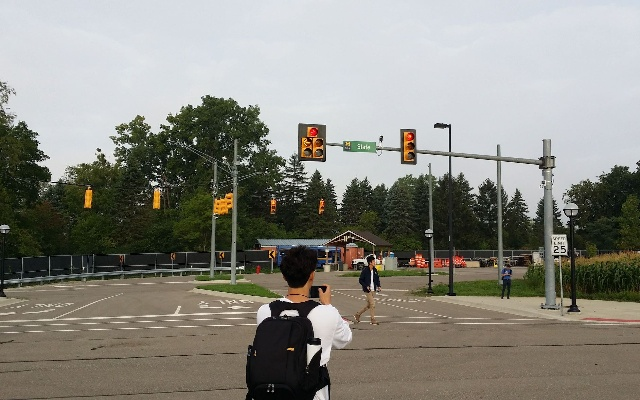
#> input picture traffic_lights/1.jpg, 640 x 400 px, found by its file name; the run also reads 1 picture not shown here
$ python detect.py
#> lines starting #> are read from the running program, lines starting #| are printed output that depends on the picture; after the words box and inside, x2 and y2 are one past the last pixel; in counts of white or black regions, pixels touching at a corner belong together; long printed decimals are rounded
import numpy as np
import cv2 as cv


def arrow_direction(arrowROI):
    height, width = arrowROI.shape

    width_cutoff = width // 2
    s1 = arrowROI[:, :width_cutoff]
    s2 = arrowROI[:, width_cutoff:]

    left = cv.countNonZero(s1)
    right = cv.countNonZero(s2)

    return int(left > right)


def arrow_detection(img_gray, debug=False):
    mask = cv.blur(img_gray, (1, 1))

    if debug:
        cv.imshow('Bilateral', mask)
        cv.waitKey(0)

    kernel = np.ones((1, 1), np.uint8)
    mask = cv.morphologyEx(mask, cv.MORPH_CLOSE, kernel)

    if debug:
        cv.imshow('Morph', mask)
        cv.waitKey(0)

    contours, hierarchy = cv.findContours(mask, cv.RETR_EXTERNAL, cv.CHAIN_APPROX_SIMPLE)

    test_img = np.zeros((mask.shape[0], mask.shape[1], 3), np.uint8)
    contour_image = np.zeros((mask.shape[0], mask.shape[1], 3), np.uint8)

    if debug:
        cv.imshow('Contours', cv.drawContours(contour_image, contours, -1, (255, 255, 255)))
        cv.waitKey(0)

    print("=" * 8)

    for c in contours:
        approx = cv.approxPolyDP(c, 10.0, True)
        area = cv.contourArea(c)
        x, y, w, h = cv.boundingRect(c)
        aspect_ratio = float(w) / h

        print("Ratio: %f, Area %f, Sides: %d" % (aspect_ratio, area, len(approx)))

        if (len(approx) == 3) & (area > 30) & (abs(aspect_ratio - 1) < 0.75):
            cv.drawContours(test_img, [c], 0, (255, 255, 255), cv.FILLED)
            x, y, width, height = cv.boundingRect(c)
            roi = mask[y:y + height, x:x + width]
            cv.imshow("ASD", roi)
            cv.waitKey(0)

            direction = arrow_direction(roi)
            return direction

    return -1


def bulb_detection(mask, debug=False):
    mask = cv.blur(mask, (1, 1))

    if debug:
        cv.imshow('Bilateral', mask)
        cv.waitKey(0)

    kernel = np.ones((1, 1), np.uint8)
    mask = cv.morphologyEx(mask, cv.MORPH_CLOSE, kernel)

    if debug:
        cv.imshow('Morph', mask)
        cv.waitKey(0)

    contours, hierarchy = cv.findContours(mask, cv.RETR_EXTERNAL, cv.CHAIN_APPROX_SIMPLE)

    test_img = np.zeros((mask.shape[0], mask.shape[1], 3), np.uint8)
    contour_image = np.zeros((mask.shape[0], mask.shape[1], 3), np.uint8)

    if debug:
        cv.imshow('Contours', cv.drawContours(contour_image, contours, -1, (255, 255, 255)))
        cv.waitKey(0)

    print("=" * 8)

    for c in contours:
        approx = cv.approxPolyDP(c, 0.01 * cv.arcLength(c, True), True)
        area = cv.contourArea(c)
        x, y, w, h = cv.boundingRect(c)
        aspect_ratio = float(w) / h

        print("Ratio: %f, Area %f, Sides: %d" % (aspect_ratio, area, len(approx)))

        if (len(approx) >= 4) & (area > 30) & (abs(aspect_ratio - 1) < 0.75):
            cv.drawContours(test_img, [c], 0, (255, 255, 255), cv.FILLED)

    if debug:
        cv.imshow("Bulbs", test_img)
        cv.waitKey(0)

    return cv.cvtColor(test_img, cv.COLOR_BGR2GRAY)


def detect_traffic_lights(img, x, y, x2, y2, img_name="test", ground_truth_class="Green", debug=False):
#> called with x = 301, y = 126, x2 = 323, y2 = 158, img_name = 'traffic_lights_1_1', ground_truth_class = 'Red', debug = False
    original = img
#> original is the input picture: shape (400, 640, 3); mean B, G, R 127.3, 135.4, 136.5

    wb = cv.xphoto.createGrayworldWB()
    wb.setSaturationThreshold(0.99)
    img = wb.balanceWhite(img)

    img = img[y:y2, x:x2]
#> img: shape (32, 22, 3)
    crop = img

    if debug:
        cv.imshow("original", img)
        cv.waitKey(0)

    hsv = cv.cvtColor(img, cv.COLOR_BGR2HSV)
#> hsv: shape (32, 22, 3); mean H, S, V 16.1, 159.7, 124.9

    # color range
    lower_red1 = np.array([0, 100, 100])
    upper_red1 = np.array([10, 255, 255])
    lower_red2 = np.array([160, 175, 100])
    upper_red2 = np.array([180, 255, 255])
    lower_green = np.array([40, 20, 100])
    upper_green = np.array([90, 255, 255])
    lower_yellow = np.array([10, 30, 225])
    upper_yellow = np.array([40, 255, 255])
    mask1 = cv.inRange(hsv, lower_red1, upper_red1)
#> mask1: shape (32, 22); 9.2% white in thin lines or dots, all inside (x1, y1, x2, y2) = (6, 2, 18, 22)
    mask2 = cv.inRange(hsv, lower_red2, upper_red2)
#> mask2: shape (32, 22); 1.7% white in thin lines or dots, all inside (x1, y1, x2, y2) = (11, 4, 16, 8)
    maskg = cv.inRange(hsv, lower_green, upper_green)
#> maskg: shape (32, 22); every value is 0
    masky = cv.inRange(hsv, lower_yellow, upper_yellow)
#> masky: shape (32, 22); 3.3% white in thin lines or dots, all inside (x1, y1, x2, y2) = (2, 2, 18, 23)
    maskr = cv.add(mask1, mask2)
#> maskr: shape (32, 22); 10.9% white; 8 white regions (7 under 20 px)
    maskg = cv.blur(maskg, (2, 2))
    masky = cv.blur(masky, (2, 2))
    maskr = cv.blur(maskr, (2, 2))

    if debug:
        cv.imshow('GMask', maskg)
        cv.imshow('RMask', maskr)
        cv.imshow('YMask', masky)
        cv.waitKey(0)

    dir_g = arrow_detection(maskg, debug=debug)
#> in arrow_detection, `contours, hierarchy = cv.findContours(mask, cv.RETR_EXTERNAL, cv.CHAIN..`: contours = []
#> after the loop in arrow_detection, `for c in contours:`: test_img: shape (32, 22, 3); every value is 0
#> dir_g = -1
    dir_r = arrow_detection(maskr, debug=debug)
#> in arrow_detection (call 2), `contours, hierarchy = cv.findContours(mask, cv.RETR_EXTERNAL, cv.CHAIN..`: contours = 3 contours, 2 with area under 20; largest, box (x1, y1, x2, y2) and area: (8, 2, 18, 14) 69
#> the loop in arrow_detection (call 2), `for c in contours:` made 3 passes
#> (approx, area, w, h, aspect_ratio) on pass 3: ([[17, 2], [8, 13]], 69, 10, 12, 0.833)
#| Ratio: 0.7143, Area 12.500, Sides: 1
#| Ratio: 0.5714, Area 9.500, Sides: 1
#| Ratio: 0.8333, Area 69.000, Sides: 2
#> dir_r = -1
    dir_y = arrow_detection(masky, debug=debug)
#> in arrow_detection (call 3), `contours, hierarchy = cv.findContours(mask, cv.RETR_EXTERNAL, cv.CHAIN..`: contours = 5 contours, all with area under 20
#> dir_y = -1

    y_bulbs = bulb_detection(masky, debug=debug)
#> in bulb_detection, `contours, hierarchy = cv.findContours(mask, cv.RETR_EXTERNAL, cv.CHAIN..`: contours = 5 contours, all with area under 20
#> the loop in bulb_detection, `for c in contours:` made 5 passes
#> (area, x, y, w, h, aspect_ratio) on passes 3 to 5: (17, 3, 14, 6, 7, 0.857), (5.5, 12, 12, 4, 6, 0.667), (4.5, 8, 2, 3, 4, 0.75)
#> (approx, area, x, y, w, h, aspect_ratio) on passes 1 to 2: ([[2, 22], [2, 23], [5, 23], [5, 22]], 3, 2, 22, 4, 2, 2), ([[15, 21], [15, 22], [18, 22], [18, 21]], 3, 15, 21, 4, 2, 2)
#| Ratio: 2.000, Area 3.000, Sides: 4
#| Ratio: 2.000, Area 3.000, Sides: 4
#| Ratio: 0.8571, Area 17.000, Sides: 13
#| Ratio: 0.6667, Area 5.500, Sides: 11
#| Ratio: 0.75, Area 4.500, Sides: 6
    g_bulbs = bulb_detection(maskg, debug=debug)
    r_bulbs = bulb_detection(maskr, debug=debug)
#> call 3 of bulb_detection, with debug = False
#> in bulb_detection (call 3), `contours, hierarchy = cv.findContours(mask, cv.RETR_EXTERNAL, cv.CHAIN..`: contours = 3 contours, 2 with area under 20; largest, box (x1, y1, x2, y2) and area: (8, 2, 18, 14) 69
#> the loop in bulb_detection (call 3), `for c in contours:` made 3 passes
#> (area, x, y, w, h, aspect_ratio) on pass 3: (69, 8, 2, 10, 12, 0.833)
#| Ratio: 0.7143, Area 12.500, Sides: 11
#| Ratio: 0.5714, Area 9.500, Sides: 13
#| Ratio: 0.8333, Area 69.000, Sides: 16
#> after the loop in bulb_detection (call 3), `for c in contours:`:
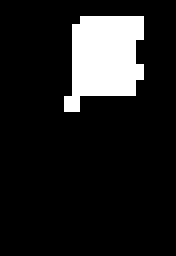
#> test_img: shape (32, 22, 3) (shown 8 times larger); 12.5% white; 1 white region, box (x1, y1, x2, y2) and area: (8, 2, 18, 14) 88
#> in bulb_detection (call 3), `return cv.cvtColor(test_img, cv.COLOR_BGR2GRAY)`: returned value: shape (32, 22); 12.5% white; 1 white region

    all_bulbs = np.zeros(y_bulbs.shape, np.uint8)
    all_bulbs += y_bulbs
    all_bulbs += g_bulbs
    all_bulbs += r_bulbs

    if debug:
        cv.imshow('asd', all_bulbs)
        cv.waitKey(0)

    y_pixels = cv.countNonZero(y_bulbs)
#> y_pixels = 0
    g_pixels = cv.countNonZero(g_bulbs)
#> g_pixels = 0
    r_pixels = cv.countNonZero(r_bulbs)
#> r_pixels = 88

    names = ["Red", "Yellow", "Green"]
    vals = [r_pixels, y_pixels, g_pixels]
#> vals = [88, 0, 0]
    directions = ["Left", "Right"]

    class_idx = np.argmax(vals)
#> class_idx = 0
    print("Classification: %s" % names[class_idx])
#| Classification: Red

    font = cv.FONT_HERSHEY_SIMPLEX
#> font = 0
    fontScale = 1 * crop.shape[0] / 100
#> fontScale = 0.32
    thickness = 2

    scale_percent = 20  # percent of original size
    width = int(crop.shape[1] * scale_percent)
#> width = 440
    height = int(crop.shape[0] * scale_percent)
#> height = 640
    dim = (width, height)
#> dim = (440, 640)
    # resize image
    resized = cv.resize(crop, dim, interpolation=cv.INTER_AREA)

    resized = cv.putText(resized, 'Ground Truth: %s' % ground_truth_class, (0, 30), font,
                         fontScale, (0, 255, 0), thickness, cv.LINE_AA)
    resized = cv.putText(resized, 'Prediction: %s' % names[class_idx], (0, 60), font,
                         fontScale, (0, 255, 0), thickness, cv.LINE_AA)

    if dir_g >= 0:
        resized = cv.putText(resized, 'Green Arrow: %s' % directions[dir_g], (0, 90), font,
                             fontScale, (0, 255, 0), thickness, cv.LINE_AA)

    if dir_r >= 0:
        resized = cv.putText(resized, 'Red Arrow: %s' % directions[dir_r], (0, 90), font,
                             fontScale, (0, 255, 0), thickness, cv.LINE_AA)

    if dir_y >= 0:
        resized = cv.putText(resized, 'Yellow Arrow: %s' % directions[dir_y], (0, 90), font,
                             fontScale, (0, 255, 0), thickness, cv.LINE_AA)

    cv.imwrite("results/%s_results.png" % img_name, all_bulbs)
    cv.imwrite("results/%s_original.png" % img_name, original)
    cv.imwrite("results/%s_crop.png" % img_name, resized)

    f = open("results/%s_results.txt" % img_name, "w")
    f.write("\nPredicted Class: %s" % names[class_idx])
    f.write("\nTrue Class: %s" % ground_truth_class)
    f.close()


if __name__ == '__main__':
    # traffic_lights/1.jpg
    # Class: Red
    detect_traffic_lights(cv.imread("traffic_lights/1.jpg"), x=301, y=126, x2=323, y2=158,
                          img_name="traffic_lights_1_1", ground_truth_class="Red")
    detect_traffic_lights(cv.imread("traffic_lights/1.jpg"), x=403, y=129, x2=413, y2=162,
                          img_name="traffic_lights_1_2", ground_truth_class="Red")
#> in arrow_detection (call 5), `contours, hierarchy = cv.findContours(mask, cv.RETR_EXTERNAL, cv.CHAIN..`: contours = 2 contours, 1 with area under 20; largest, box (x1, y1, x2, y2) and area: (4, 2, 10, 15) 46
#> in arrow_detection (call 6), `contours, hierarchy = cv.findContours(mask, cv.RETR_EXTERNAL, cv.CHAIN..`: contours = 3 contours, all with area under 20
#> in bulb_detection (call 6), `contours, hierarchy = cv.findContours(mask, cv.RETR_EXTERNAL, cv.CHAIN..`: contours = 2 contours, 1 with area under 20; largest, box (x1, y1, x2, y2) and area: (4, 2, 10, 15) 46
#| Classification: Red

    # traffic_lights/2.jpg
    # Class: Red
    detect_traffic_lights(cv.imread("traffic_lights/2.jpg"), x=235, y=36, x2=251, y2=83,
                          img_name="traffic_lights_2_1", ground_truth_class="Red")
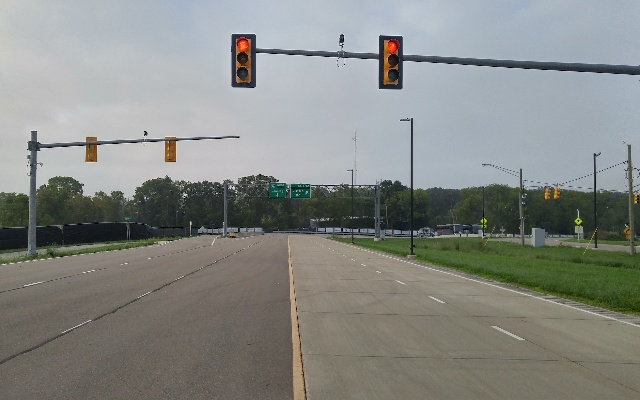
#> input picture traffic_lights/2.jpg, 640 x 400 px, found by its file name
#> in detect_traffic_lights, original is the input picture: shape (400, 640, 3); mean B, G, R 132.1, 136.3, 133.7
#> in arrow_detection (call 8), `contours, hierarchy = cv.findContours(mask, cv.RETR_EXTERNAL, cv.CHAIN..`: contours = 3 contours, 2 with area under 20; largest, box (x1, y1, x2, y2) and area: (0, 2, 16, 19) 156
#> in arrow_detection (call 9), `contours, hierarchy = cv.findContours(mask, cv.RETR_EXTERNAL, cv.CHAIN..`: contours = 1 contour; box (x1, y1, x2, y2) and area: (5, 7, 11, 14) 20
#> in bulb_detection (call 9), `contours, hierarchy = cv.findContours(mask, cv.RETR_EXTERNAL, cv.CHAIN..`: contours = 3 contours, 2 with area under 20; largest, box (x1, y1, x2, y2) and area: (0, 2, 16, 19) 156
#| Classification: Red
    detect_traffic_lights(cv.imread("traffic_lights/2.jpg"), x=384, y=38, x2=401, y2=85,
                          img_name="traffic_lights_2_2", ground_truth_class="Red")
#> in arrow_detection (call 11), `contours, hierarchy = cv.findContours(mask, cv.RETR_EXTERNAL, cv.CHAIN..`: contours = 2 contours, 1 with area under 20; largest, box (x1, y1, x2, y2) and area: (3, 3, 14, 18) 114
#| Classification: Red

    # traffic_lights/3.jpg
    # Class: Green
    detect_traffic_lights(cv.imread("traffic_lights/3.jpg"), x=257, y=67, x2=273, y2=109,
                          img_name="traffic_lights_3_1", ground_truth_class="Green")
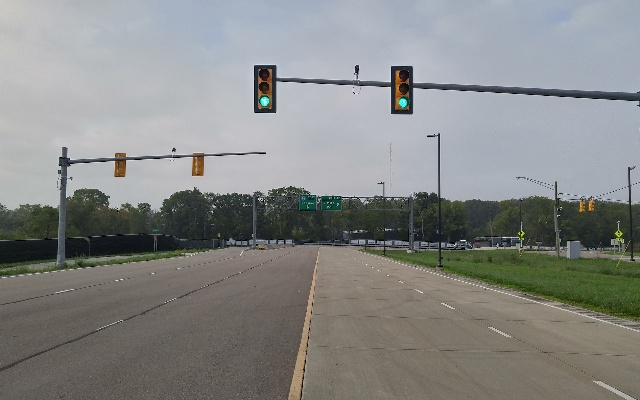
#> input picture traffic_lights/3.jpg, 640 x 400 px, found by its file name
#> in detect_traffic_lights, original is the input picture: shape (400, 640, 3); mean B, G, R 133.8, 135.6, 134
#> in arrow_detection (call 13), `contours, hierarchy = cv.findContours(mask, cv.RETR_EXTERNAL, cv.CHAIN..`: contours = 1 contour; box (x1, y1, x2, y2) and area: (0, 29, 14, 42) 102
#> in arrow_detection (call 14), `contours, hierarchy = cv.findContours(mask, cv.RETR_EXTERNAL, cv.CHAIN..`: contours = 4 contours, all with area under 20
#> in bulb_detection (call 14), `contours, hierarchy = cv.findContours(mask, cv.RETR_EXTERNAL, cv.CHAIN..`: contours = 1 contour; box (x1, y1, x2, y2) and area: (0, 29, 14, 42) 102
#> in bulb_detection (call 15), `contours, hierarchy = cv.findContours(mask, cv.RETR_EXTERNAL, cv.CHAIN..`: contours = 4 contours, all with area under 20
#| Classification: Green
    detect_traffic_lights(cv.imread("traffic_lights/3.jpg"), x=395, y=70, x2=411, y2=110,
                          img_name="traffic_lights_3_2", ground_truth_class="Green")
#> in arrow_detection (call 16), `contours, hierarchy = cv.findContours(mask, cv.RETR_EXTERNAL, cv.CHAIN..`: contours = 1 contour; box (x1, y1, x2, y2) and area: (3, 28, 15, 40) 78
#> in arrow_detection (call 17), `contours, hierarchy = cv.findContours(mask, cv.RETR_EXTERNAL, cv.CHAIN..`: contours = 2 contours, all with area under 20
#> in bulb_detection (call 17), `contours, hierarchy = cv.findContours(mask, cv.RETR_EXTERNAL, cv.CHAIN..`: contours = 1 contour; box (x1, y1, x2, y2) and area: (3, 28, 15, 40) 78
#> in bulb_detection (call 18), `contours, hierarchy = cv.findContours(mask, cv.RETR_EXTERNAL, cv.CHAIN..`: contours = 2 contours, all with area under 20
#| Classification: Green

    # traffic_lights/4.jpg
    # Class: Red
    detect_traffic_lights(cv.imread("traffic_lights/4.jpg"), x=283, y=82, x2=298, y2=115,
                          img_name="traffic_lights_4_1", ground_truth_class="Red")
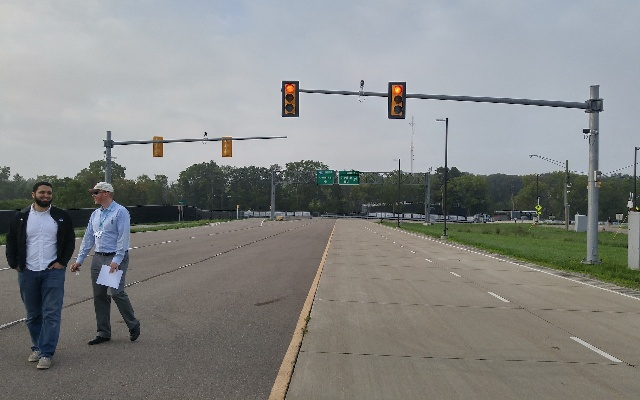
#> input picture traffic_lights/4.jpg, 640 x 400 px, found by its file name
#> in detect_traffic_lights, original is the input picture: shape (400, 640, 3); mean B, G, R 133.8, 135.4, 133.5
#> in arrow_detection (call 20), `contours, hierarchy = cv.findContours(mask, cv.RETR_EXTERNAL, cv.CHAIN..`: contours = 1 contour; box (x1, y1, x2, y2) and area: (2, 2, 13, 14) 88
#> in arrow_detection (call 21), `contours, hierarchy = cv.findContours(mask, cv.RETR_EXTERNAL, cv.CHAIN..`: contours = 1 contour; box (x1, y1, x2, y2) and area: (4, 4, 11, 11) 28
#> in bulb_detection (call 21), `contours, hierarchy = cv.findContours(mask, cv.RETR_EXTERNAL, cv.CHAIN..`: contours = 1 contour; box (x1, y1, x2, y2) and area: (2, 2, 13, 14) 88
#> in detect_traffic_lights (call 7), `g_pixels = cv.countNonZero(g_bulbs)`: g_pixels = 0
#> in detect_traffic_lights (call 7), `r_pixels = cv.countNonZero(r_bulbs)`: r_pixels = 109
#> in detect_traffic_lights (call 7), `vals = [r_pixels, y_pixels, g_pixels]`: vals = [109, 0, 0]
#> in detect_traffic_lights (call 7), `class_idx = np.argmax(vals)`: class_idx = 0
#| Classification: Red
#> in detect_traffic_lights (call 7), `resized = cv.putText(resized, 'Prediction: %s' % names[class_idx], (0,..`:
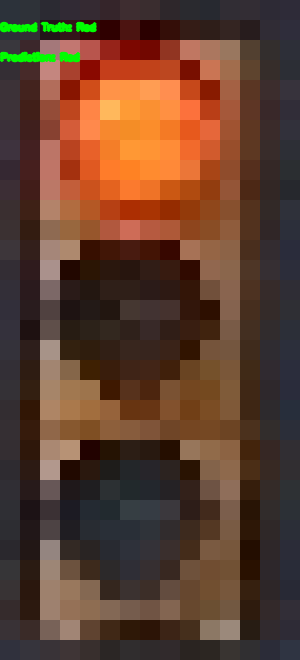
#> resized: shape (660, 300, 3); mean of channels 0, 1, 2 45, 62.3, 95; drawn as B, G, R
    detect_traffic_lights(cv.imread("traffic_lights/4.jpg"), x=390, y=82, x2=404, y2=117,
                          img_name="traffic_lights_4_2", ground_truth_class="Red")
#> in arrow_detection (call 23), `contours, hierarchy = cv.findContours(mask, cv.RETR_EXTERNAL, cv.CHAIN..`: contours = 2 contours, 1 with area under 20; largest, box (x1, y1, x2, y2) and area: (4, 3, 14, 15) 58
#> in arrow_detection (call 24), `contours, hierarchy = cv.findContours(mask, cv.RETR_EXTERNAL, cv.CHAIN..`: contours = 1 contour; box (x1, y1, x2, y2) and area: (5, 5, 11, 12) 27
#> in bulb_detection (call 24), `contours, hierarchy = cv.findContours(mask, cv.RETR_EXTERNAL, cv.CHAIN..`: contours = 2 contours, 1 with area under 20; largest, box (x1, y1, x2, y2) and area: (4, 3, 14, 15) 58
#| Classification: Red

    # traffic_lights/5.jpg
    # Class: Green
    detect_traffic_lights(cv.imread("traffic_lights/5.jpg"), x=323, y=126, x2=331, y2=154,
                          img_name="traffic_lights_5_1", ground_truth_class="Green")
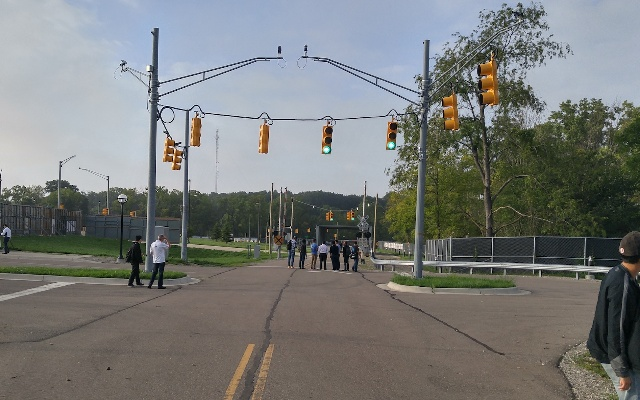
#> input picture traffic_lights/5.jpg, 640 x 400 px, found by its file name
#> in detect_traffic_lights, original is the input picture: shape (400, 640, 3); mean B, G, R 120.6, 122.5, 120.4
#> in arrow_detection (call 26), `contours, hierarchy = cv.findContours(mask, cv.RETR_EXTERNAL, cv.CHAIN..`: contours = 2 contours, all with area under 20
#> in detect_traffic_lights (call 9), `g_pixels = cv.countNonZero(g_bulbs)`: g_pixels = 57
#> in detect_traffic_lights (call 9), `r_pixels = cv.countNonZero(r_bulbs)`: r_pixels = 0
#> in detect_traffic_lights (call 9), `vals = [r_pixels, y_pixels, g_pixels]`: vals = [0, 0, 57]
#> in detect_traffic_lights (call 9), `class_idx = np.argmax(vals)`: class_idx = 2
#| Classification: Green
#> in detect_traffic_lights (call 9), `resized = cv.putText(resized, 'Ground Truth: %s' % ground_truth_class,..`:
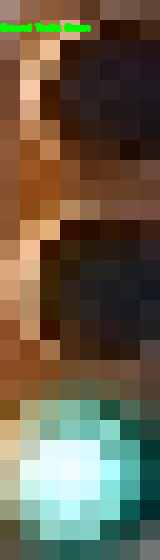
#> resized: shape (560, 160, 3); mean of channels 0, 1, 2 74.4, 94.8, 103.8; drawn as B, G, R
    detect_traffic_lights(cv.imread("traffic_lights/5.jpg"), x=388, y=122, x2=396, y2=149,
                          img_name="traffic_lights_5_2", ground_truth_class="Green")
#> in arrow_detection (call 29), `contours, hierarchy = cv.findContours(mask, cv.RETR_EXTERNAL, cv.CHAIN..`: contours = 2 contours, all with area under 20
#| Classification: Green

    # traffic_lights/7.jpg
    # Class: Yellow

    detect_traffic_lights(cv.imread("traffic_lights/7.jpg"), x=291, y=106, x2=340, y2=229,
                          img_name="traffic_lights_7_1", ground_truth_class="Yellow")
#> in arrow_detection (call 31), `contours, hierarchy = cv.findContours(mask, cv.RETR_EXTERNAL, cv.CHAIN..`: contours = 3 contours, all with area under 20
#| Classification: Yellow
    detect_traffic_lights(cv.imread("traffic_lights/7.jpg"), x=523, y=105, x2=569, y2=205,
                          img_name="traffic_lights_7_2", ground_truth_class="Yellow")
#| Classification: Yellow

    # traffic_lights/8.jpg
    # Class: Yellow
#> (the run stopped early here; a loop or call above may not have finished)
